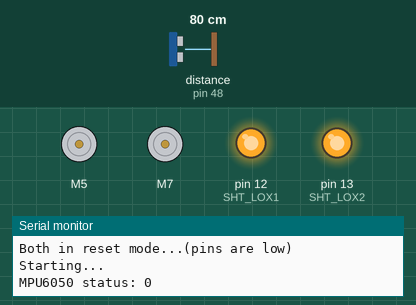
Simulated run of this sketch. Board: Arduino Uno, built with avr-gcc and run on an emulated ATmega328P. On the bench: 2 × DC motor (green arrow = forward, orange = backward, longer = faster), output pins drawn as LEDs (lit = HIGH), the last lines printed to the serial monitor. The test bench sets the inputs (shaded band); at power-on: distance to the obstacle (sensor on pin 48) 80 cm.

Above: at 0.1 s.
At 1.2 s:
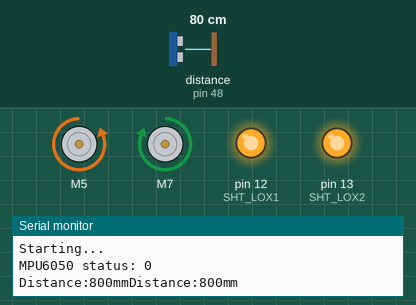
Timing chart, 0 to 2.7 s (numbered marks = the images above):
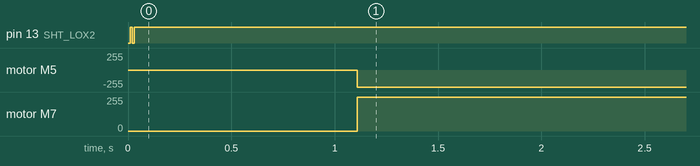

The sketch:

test_driving.ino
```cpp
/*
 * Tests straight driving, starts and stops based on tof
 */
#include "Wire.h"
#include "Adafruit_VL53L0X.h"
#include <L298NX2.h>
#include <MPU6050_light.h>

//gyro initial
MPU6050 mpu(Wire);
float az;
int num=0;

//motor initial
const unsigned int EN_A = 3; //left motor (relative to the front)
const unsigned int IN1_A = 5;
const unsigned int IN2_A = 6;

const unsigned int IN1_B = 7; //right motor
const unsigned int IN2_B = 8;
const unsigned int EN_B = 9;

// Initialize both motors
L298NX2 motors(EN_A, IN1_A, IN2_A, EN_B, IN1_B, IN2_B);

//tof initial
// address we will assign if dual sensor is present
#define LOX1_ADDRESS 0x30
#define LOX2_ADDRESS 0x31
int s_front,s_side;

// set the pins to shutdown
#define SHT_LOX1 12
#define SHT_LOX2 13

// objects for the vl53l0x
Adafruit_VL53L0X lox1 = Adafruit_VL53L0X();
Adafruit_VL53L0X lox2 = Adafruit_VL53L0X();

// this holds the measurement
VL53L0X_RangingMeasurementData_t measure_front;
VL53L0X_RangingMeasurementData_t measure_side;

void setID() {
  // all reset
  digitalWrite(SHT_LOX1, LOW);
  digitalWrite(SHT_LOX2, LOW);
  delay(10);
  // all unreset
  digitalWrite(SHT_LOX1, HIGH);
  digitalWrite(SHT_LOX2, HIGH);
  delay(10);

  // activating LOX1 and reseting LOX2
  digitalWrite(SHT_LOX1, HIGH);
  digitalWrite(SHT_LOX2, LOW);

  // initing LOX1
  if(!lox1.begin(LOX1_ADDRESS)) {
    Serial.println(F("Failed to boot first VL53L0X"));
    while(1);
  }
  delay(10);

  // activating LOX2
  digitalWrite(SHT_LOX2, HIGH);
  delay(10);

  //initing LOX2
  if(!lox2.begin(LOX2_ADDRESS)) {
    Serial.println(F("Failed to boot second VL53L0X"));
    while(1);
  }
}

float calculate_offset(int distance) {
  //y = -0.0001x2 + 0.1222x - 18.768
  float offset = -0.0001*pow(distance, 2) + 0.1222*distance - 18.768;
  return offset;
}

float get_distance() {
  float total = 0;
  for(int i = 0; i < 3; i++){
    lox1.rangingTest(&measure_front, false); //need this for sensor reading to work!
    s_front = measure_front.RangeMilliMeter;
    total += s_front;
  }
  return (total/3);
}

void setup() {
  Serial.begin(115200);
  Wire.begin();
  // wait until serial port opens for native USB devices
  while (! Serial) { delay(1); }

  pinMode(SHT_LOX1, OUTPUT);
  pinMode(SHT_LOX2, OUTPUT);

  Serial.println("Shutdown pins inited...");

  digitalWrite(SHT_LOX1, LOW);
  digitalWrite(SHT_LOX2, LOW);

  Serial.println("Both in reset mode...(pins are low)");


  Serial.println("Starting...");
  setID();

  byte status = mpu.begin();
  Serial.print(F("MPU6050 status: "));
  Serial.println(status);
  while(status!=0){Serial.print("gyro not working");   } // stop everything if could not connect to MPU6050

}

void basic_run() { //this just drives forward until the distance to the wall is 5cm
  motors.stop();
  delay(1000);

  lox1.rangingTest(&measure_front, false);
  s_front = measure_front.RangeMilliMeter;
    Serial.print("Distance:");
    Serial.print(s_front);
    Serial.print("mm");

  while(s_front > 50) {
    lox1.rangingTest(&measure_front, false); //need this for sensor reading to work!
    s_front = measure_front.RangeMilliMeter;
    //full speed ahead
    motors.setSpeedA(255);
    motors.setSpeedB(255);
    motors.backwardA();
    motors.forwardB();
    delay(100);

    Serial.print("Distance:");
    Serial.print(s_front);
    Serial.print("mm");
    Serial.println();
  }

  Serial.println();

}

void test_run() { //this stops at multiple distances while driving to test that the sensor can detect those distances
  int distance = 950; //initial distance it should stop at
  int offset = 35;
  int acc_distance = 950;
  float cur_dist = 0;
  for(int i = 0; i <= 4; i++) {
    //decrement distance
    acc_distance = 950 - i*300;
    offset = calculate_offset(acc_distance);
    distance = acc_distance + offset;
    Serial.print("WANTED DISTANCE:");
    Serial.print(acc_distance);
    Serial.println();
    Serial.print("SHOULD READ:");
    Serial.print(distance);
    Serial.println();

    lox1.rangingTest(&measure_front, false);
    s_front = measure_front.RangeMilliMeter;

    while(cur_dist > distance) {
      cur_dist = get_distance();
      Serial.print("current distance:");
      Serial.print(cur_dist);
      Serial.println();

      //full speed ahead
      motors.setSpeedA(127);
      motors.setSpeedB(127);
      motors.backward();
      delay(100);

      Serial.print("Distance:");
      Serial.print(s_front);
      Serial.print("mm");
      Serial.println();
    }

    motors.stop();
    delay(3000);
    Serial.println();
  }
  delay(30000);
}
void loop() {
  basic_run();
}
```

Measured:
- by itself, motor M5: stopped → backward 255/255 at 1.1 s
- by itself, motor M7: stopped → forward 255/255 at 1.1 s
